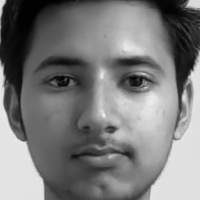
#> input picture RealtimeDataset/Pranav/2.jpg, 200 x 200 px; its folder holds only this picture in this run
$ jupyter execute --allow-errors training.ipynb
#> lines starting #> are read from the running program, lines starting #| are printed output that depends on the picture
[cell 1]
import os
import cv2
import matplotlib.pyplot as plt
import numpy as np
from sklearn.decomposition import PCA
from sklearn.model_selection import train_test_split
from sklearn.neighbors import KNeighborsClassifier
from sklearn.metrics import accuracy_score, confusion_matrix, classification_report

[cell 2]
path="RealtimeDataset"
X=[]
y=[]
person_names=[]

[cell 3]
height=200
width=200

[cell 4]
for person in os.listdir(path):
    person_path=os.path.join(path,person)

    if os.path.isdir(person_path):
        person_names.append(person)

        for img_name in os.listdir(person_path):
            img_path=os.path.join(person_path,img_name)
            img=cv2.imread(img_path,cv2.IMREAD_GRAYSCALE)
#> img is the input picture: shape (200, 200); min 0, max 244, mean 122.7

            if(img is not None):
                img=cv2.resize(img,(200,200))
                img_flatten = img.flatten()
                X.append(img_flatten)
                y.append(person)
#> pass 2 of the loop `for person in os.listdir(path):`:
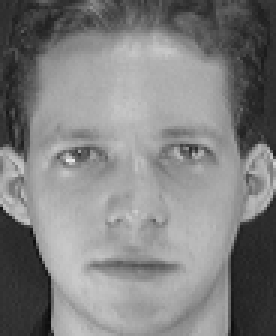
#> input picture RealtimeDataset/s1/1.pgm, 92 x 112 px (shown 3 times larger)
#> img is the input picture: shape (112, 92); min 11, max 234, mean 128.3
#> `img=cv2.resize(img,(200,200))`:
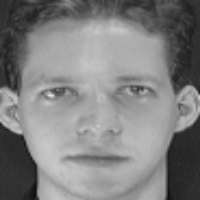
#> img: shape (200, 200); min 14, max 230, mean 128.2

X=np.array(X)
y=np.array(y)

[cell 5]
print(X.shape)
#| (2, 40000)
print(y.shape)

#> (a cell that did not finish here is left out)

[cell 7]
mean_face=np.mean(X,axis=0)
X_centered = X - mean_face

[cell 8]
plt.imshow(mean_face.reshape(height,width), cmap="gray")
plt.title("Mean Face")
plt.show()
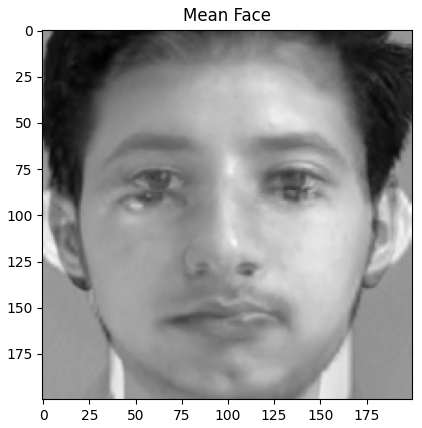
#> figure drawn by matplotlib, 1 panel

[cell 9]
plt.imshow(X_centered[0].reshape(height,width), cmap="gray")
plt.title("Mean Face")
plt.show()
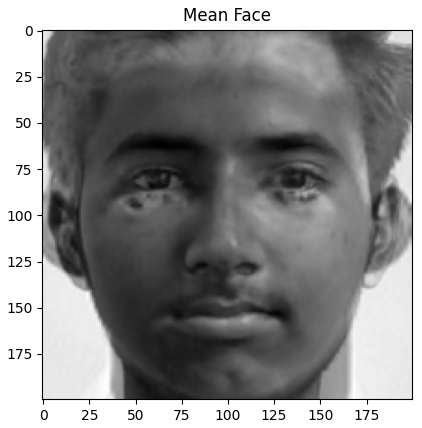
#> figure drawn by matplotlib, 1 panel
